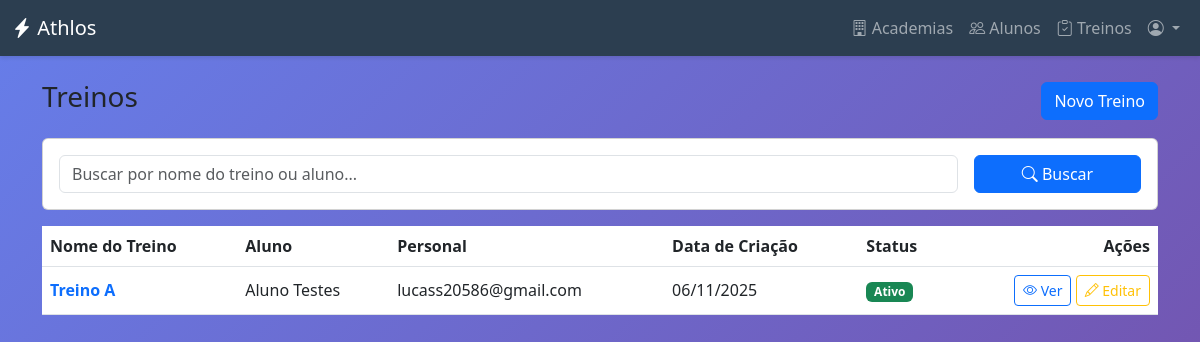
/treinos/ (signed in), run on an earlier commit of the app's database.
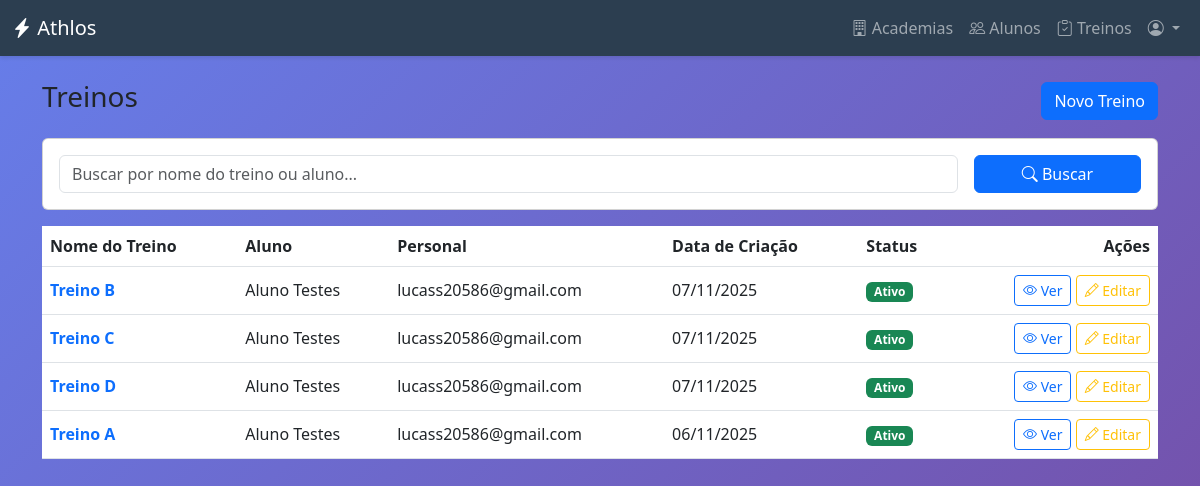
And on a later commit of the database.
### treinos/models.py (models this page shows, shortened)
class Treino(models.Model):
    aluno = models.ForeignKey(
        Aluno,
        on_delete=models.CASCADE,
        related_name="treinos"
    )
    personal_criador = models.ForeignKey(
        PersonalTrainer,
        on_delete=models.SET_NULL,
        null=True,
        blank=True,
        related_name="treinos_criados"
    )
    nome_treino = models.CharField(max_length=50, verbose_name="Nome do Treino (Ex: Treino A)")
    data_criacao = models.DateTimeField(auto_now_add=True)
    ativo = models.BooleanField(default=True, verbose_name="É o treino atual?")
    exercicios = models.ManyToManyField(
        Exercicio,
        through='ItemTreino',
        verbose_name="Exercícios"
    )

### academias/models.py (models this page shows, shortened)
class Aluno(models.Model):
    user = models.OneToOneField(
        settings.AUTH_USER_MODEL,
        on_delete=models.CASCADE,
        primary_key=True,
        verbose_name="Usuário",
        limit_choices_to={"user_type": "ALUNO"},
    )
    personal_responsavel = models.ForeignKey(
        PersonalTrainer,
        on_delete=models.SET_NULL,
        null=True,
        blank=True,
        related_name="alunos",
        verbose_name="Personal Trainer Responsável",
    )
    academia = models.ForeignKey(
        Academia,
        on_delete=models.SET_NULL,
        null=True,
        blank=True,
        related_name="alunos",
        verbose_name="Academia",
    )
    data_nascimento = models.DateField(
        null=True, blank=True, verbose_name="Data de Nascimento"
    )
    objetivo = models.CharField(
        max_length=255, blank=True, null=True, verbose_name="Objetivo de Treino"
    )

class PersonalTrainer(models.Model):
    user = models.OneToOneField(
        settings.AUTH_USER_MODEL,
        on_delete=models.CASCADE,
        primary_key=True,
        verbose_name="Usuário",
        limit_choices_to={"user_type": "PERSONAL"},
    )
    cref = models.CharField(max_length=20, unique=True, verbose_name="CREF")
    especialidade = models.CharField(
        max_length=100, blank=True, null=True, verbose_name="Especialidade"
    )

### usuarios/models.py (models this page shows, shortened)
class CustomUser(AbstractUser):
    class TipoUsuario(models.TextChoices):
        ADMIN_SISTEMA = "ADMIN_SISTEMA", "Admin do Sistema"
        ADMIN_ACADEMIA = "ADMIN", "Admin da Academia"
        PERSONAL_TRAINER = "PERSONAL", "Personal Trainer"
        ALUNO = "ALUNO", "Aluno"
    email = models.EmailField(unique=True, verbose_name="Endereço de e-mail")
    user_type = models.CharField(
        max_length=20,
        choices=TipoUsuario.choices,
        default=TipoUsuario.ALUNO,
        verbose_name="Tipo de Usuário",
    )
    academia = models.ForeignKey(
        "academias.Academia",
        on_delete=models.SET_NULL,
        null=True,
        blank=True,
        verbose_name="Academia",
    )
    groups = models.ManyToManyField(
        Group,
        verbose_name="groups",
        blank=True,
        help_text=(
            "The groups this user belongs to. A user will get all permissions "
            "granted to each of their groups."
        ),
        related_name="customuser_groups",
        related_query_name="user",
    )
    user_permissions = models.ManyToManyField(
        Permission,
        verbose_name="user permissions",
        blank=True,
        help_text="Specific permissions for this user.",
        related_name="customuser_permissions",
        related_query_name="user",
    )
    USERNAME_FIELD = "email"
    REQUIRED_FIELDS = ["username", "first_name", "last_name"]

### core/views.py (the view, shortened to what this page needs)
# urls.py: path("treinos/", views.treino_list, name="treino_list"),
@login_required
def treino_list(request):
    user = request.user
    if user.user_type in ["ADMIN", "ADMIN_SISTEMA"]:
        treinos = Treino.objects.all()
    elif user.user_type == "PERSONAL":
        try:
            personal = user.personaltrainer
            treinos = Treino.objects.filter(personal_criador=personal)
        except PersonalTrainer.DoesNotExist:
            treinos = Treino.objects.none()
    elif user.user_type == "ALUNO":
        try:
            aluno = user.aluno
            treinos = Treino.objects.filter(aluno=aluno)
        except Aluno.DoesNotExist:
            treinos = Treino.objects.none()
    else:
        treinos = Treino.objects.none()
    busca = request.GET.get("busca", "").strip()
    treinos = treinos.select_related("aluno__user", "personal_criador__user").order_by(
        "-data_criacao"
    )
    return render(request, "core/treinos/treino_list.html", {"treinos": treinos})

### core/templates/core/treinos/treino_list.html (shortened to what this page needs)
{% extends 'core/base.html' %}
{% block content %}
<div class="container py-4">
    <div class="d-flex justify-content-between align-items-center mb-3">
        <h3>Treinos</h3>
        <a href="{% url 'treino_create' %}" class="btn btn-primary">Novo Treino</a>
    </div>
    <div class="card card-body mb-3">
        <form method="get" class="row g-3">
            <div class="col-md-10">
                <input type="text" name="busca" class="form-control" placeholder="Buscar por nome do treino ou aluno..."
                    value="{{ request.GET.busca }}">
            </div>
            <div class="col-md-2">
                <button type="submit" class="btn btn-primary w-100">
                    <i class="bi bi-search"></i> Buscar
                </button>
            </div>
        </form>
    </div>
    {% if treinos %}
    <div class="table-responsive">
        <table class="table table-hover align-middle">
            <thead>
                <tr>
                    <th>Nome do Treino</th>
                    <th>Aluno</th>
                    <th>Personal</th>
                    <th>Data de Criação</th>
                    <th>Status</th>
                    <th class="text-end">Ações</th>
                </tr>
            </thead>
            <tbody>
                {% for t in treinos %}
                <tr>
                    <td>
                        <a href="{% url 'treino_detail' t.pk %}" class="text-decoration-none">
                            <strong>{{ t.nome_treino }}</strong>
                        </a>
                    </td>
                    <td>{{ t.aluno.user.get_full_name|default:t.aluno.user.email }}</td>
                    <td>
                        {% if t.personal_criador %}
                        {{ t.personal_criador.user.get_full_name|default:t.personal_criador.user.email }}
                        {% else %}
                        <span class="text-muted">—</span>
                        {% endif %}
                    </td>
                    <td>{{ t.data_criacao|date:"d/m/Y" }}</td>
                    <td>
                        {% if t.ativo %}
                        <span class="badge bg-success">Ativo</span>
                        {% else %}
                        <span class="badge bg-secondary">Inativo</span>
                        {% endif %}
                    </td>
                    <td class="text-end">
                        <a href="{% url 'treino_detail' t.pk %}" class="btn btn-sm btn-outline-primary">
                            <i class="bi bi-eye"></i> Ver
                        </a>
                        <a href="{% url 'treino_edit' t.pk %}" class="btn btn-sm btn-outline-warning">
                            <i class="bi bi-pencil"></i> Editar
                        </a>
                    </td>
                </tr>
                {% endfor %}
            </tbody>
        </table>
    </div>
    {% endif %}
</div>
{% endblock %}

What changed in the data, as far as the page shows it:
added Treino: nome_treino "Treino B", aluno.user.get_full_name "Aluno Testes", personal_criador.user.get_full_name "lucass20586@gmail.com", data_criacao "07/11/2025", ativo "Ativo"
added Treino: nome_treino "Treino C", aluno.user.get_full_name "Aluno Testes", personal_criador.user.get_full_name "lucass20586@gmail.com", data_criacao "07/11/2025", ativo "Ativo"
added Treino: nome_treino "Treino D", aluno.user.get_full_name "Aluno Testes", personal_criador.user.get_full_name "lucass20586@gmail.com", data_criacao "07/11/2025", ativo "Ativo"
